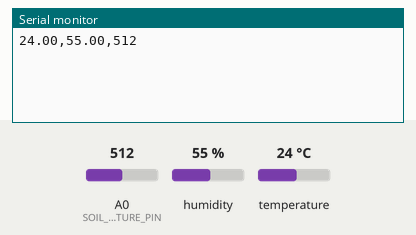
Simulated run of this sketch. Board: Arduino MKR. On the bench: the last lines printed to the serial monitor. Inputs (shaded band) come from the test bench; at power-on: humidity 55 %, A0 (SOIL_MOISTURE_PIN) = 512, temperature 24 °C. WiFi joins after 1.5 s; servers stay silent unless stated.

Above: at 4.7 s.
4.8 s: humidity set to 22 %
12.3 s: A0 (SOIL_MOISTURE_PIN) set to 716
At 14.9 s:
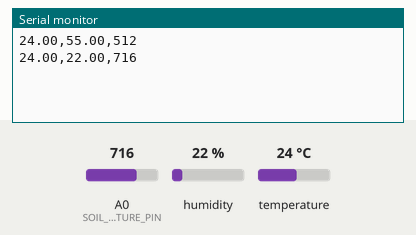
19.8 s: temperature set to 12 °C
At 24.6 s:
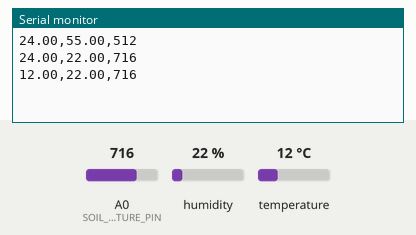
27.3 s: A0 (SOIL_MOISTURE_PIN) set to 900
At 34.3 s:
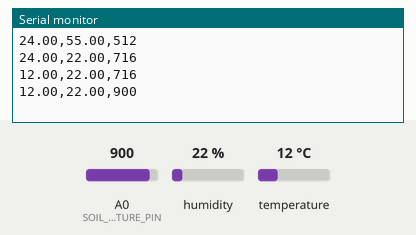
34.8 s: humidity set to 40 %
Timing chart, 0 to 37.8 s (numbered marks = the images above; inputs shaded):
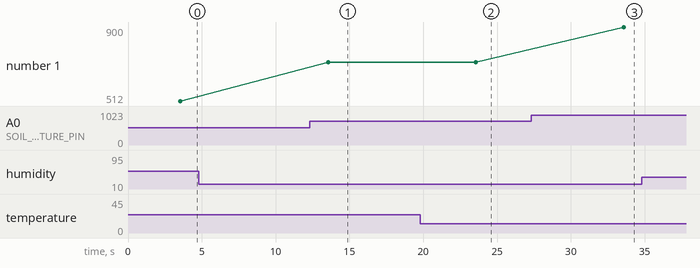

Measured:
- after the input at 12.3 s, the serial monitor: prints a new line after 1.3 s (image 1)
- after the input at 19.8 s, the serial monitor: prints a new line after 3.8 s (image 2)
- after the input at 27.3 s, the serial monitor: prints a new line after 6.3 s (image 3)
- plotted number 1: 512 → 716 after the input at 12.3 s, 716 → 900 after the input at 27.3 s

The sketch:

Ard_pro.ino
```cpp
#include <DHT.h>
#include <ArduinoIoTCloud.h>
#include <Arduino_ConnectionHandler.h>

// Define sensor pins and types
#define DHTPIN 2
#define DHTTYPE DHT11
#define SOIL_MOISTURE_PIN A0  // Analog pin connected to Soil Moisture Sensor

// Initialize DHT sensor
DHT dht(DHTPIN, DHTTYPE);

// WiFi Credentials
const char SSID[] = "VodafonePocketWiFi4-DDC3";
const char PASS[] = "hD9D37eLNL6";

// Variables to store sensor data
float temperature = 0;
float humidity = 0;
int soilMoisture = 0;

// Arduino Cloud Properties
void initProperties() {
  ArduinoCloud.addProperty(temperature, READ, ON_CHANGE, NULL);
  ArduinoCloud.addProperty(humidity, READ, ON_CHANGE, NULL);
  ArduinoCloud.addProperty(soilMoisture, READ, ON_CHANGE, NULL);
}

// WiFi Connection Handler
WiFiConnectionHandler ArduinoIoTPreferredConnection(SSID, PASS);

void setup() {
  Serial.begin(9600);

  delay(2000);  // 2 second delay for sensor to stabilize
  dht.begin();

  // Initialize Arduino Cloud
  initProperties();
  ArduinoCloud.begin(ArduinoIoTPreferredConnection);
}

void loop() {
  // Updating Arduino Cloud
  ArduinoCloud.update();

  // Reading sensor data
  temperature = dht.readTemperature();
  humidity = dht.readHumidity();
  soilMoisture = analogRead(SOIL_MOISTURE_PIN);

  // Check if any reads failed
  if (isnan(temperature) || isnan(humidity)) {
    Serial.println("Failed to read from DHT sensor!!!");
    return;
  }

  // Send data (temperature,humidity,soil_moisture)
  Serial.print(temperature);
  Serial.print(",");
  Serial.print(humidity);
  Serial.print(",");
  Serial.println(soilMoisture);

  delay(10000);  // Delay of 10 seconds before next reading
}
```
